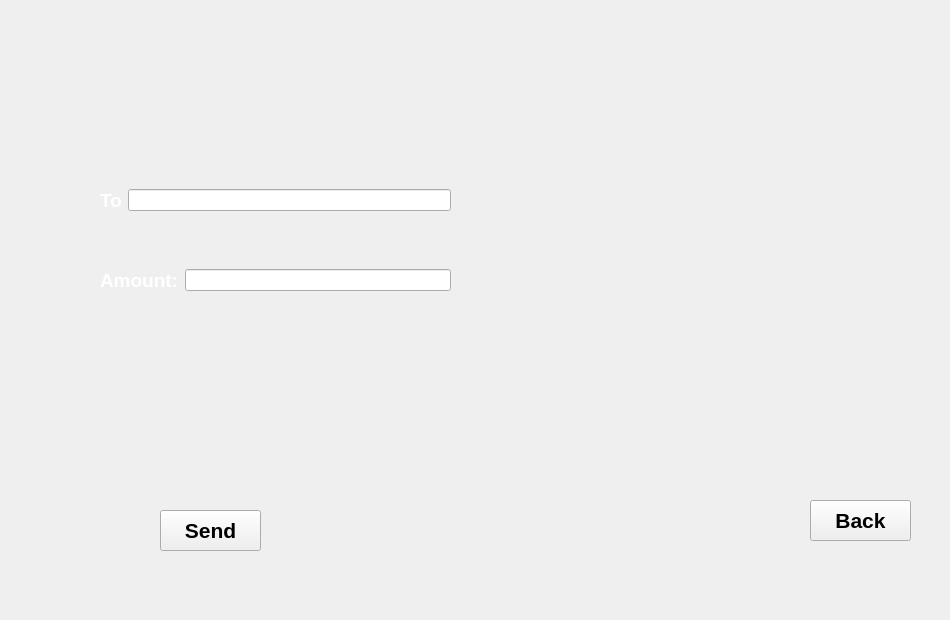
    <widget class="QWidget" name="Send">
     <widget class="QWidget" name="layoutWidget_3">
      <property name="geometry">
       <rect>
        <x>100</x>
        <y>250</y>
        <width>351</width>
        <height>61</height>
       </rect>
      </property>
      <layout class="QHBoxLayout" name="horizontalLayout_3">
       <item>
        <widget class="QLabel" name="label_25">
         <property name="font">
          <font>
           <pointsize>14</pointsize>
           <bold>true</bold>
          </font>
         </property>
         <property name="styleSheet">
          <string notr="true">color: rgb(255, 255, 255);</string>
         </property>
         <property name="text">
          <string>Amount:</string>
         </property>
        </widget>
       </item>
       <item>
        <widget class="QLineEdit" name="lineEdit_address_5">
         <property name="styleSheet">
          <string notr="true">color: rgb(3, 3, 3);</string>
         </property>
        </widget>
       </item>
      </layout>
     </widget>
     <widget class="QPushButton" name="pushButton_11">
      <property name="geometry">
       <rect>
        <x>810</x>
        <y>500</y>
        <width>101</width>
        <height>41</height>
       </rect>
      </property>
      <property name="font">
       <font>
        <pointsize>16</pointsize>
        <bold>true</bold>
       </font>
      </property>
      <property name="text">
       <string>Back</string>
      </property>
     </widget>
     <widget class="QWidget" name="layoutWidget_4">
      <property name="geometry">
       <rect>
        <x>100</x>
        <y>170</y>
        <width>351</width>
        <height>61</height>
       </rect>
      </property>
      <layout class="QHBoxLayout" name="horizontalLayout_4">
       <item>
        <widget class="QLabel" name="label_26">
         <property name="font">
          <font>
           <pointsize>14</pointsize>
           <bold>true</bold>
          </font>
         </property>
         <property name="styleSheet">
          <string notr="true">color: rgb(255, 255, 255);</string>
         </property>
         <property name="text">
          <string>To</string>
         </property>
        </widget>
       </item>
       <item>
        <widget class="QLineEdit" name="lineEdit_address_6">
         <property name="styleSheet">
          <string notr="true">color: rgb(3, 3, 3);</string>
         </property>
        </widget>
       </item>
      </layout>
     </widget>
     <widget class="QLabel" name="label_27">
      <property name="geometry">
       <rect>
        <x>80</x>
        <y>-10</y>
        <width>861</width>
        <height>611</height>
       </rect>
      </property>
      <property name="styleSheet">
       <string notr="true">background-image: url(:/res/image/coins.jpeg);</string>
      </property>
      <property name="text">
       <string/>
      </property>
     </widget>
     <widget class="QPushButton" name="pushButton_13">
      <property name="geometry">
       <rect>
        <x>160</x>
        <y>510</y>
        <width>101</width>
        <height>41</height>
       </rect>
      </property>
      <property name="font">
       <font>
        <pointsize>16</pointsize>
        <bold>true</bold>
       </font>
      </property>
      <property name="text">
       <string>Send</string>
      </property>
     </widget>
     <zorder>label_27</zorder>
     <zorder>layoutWidget_3</zorder>
     <zorder>pushButton_11</zorder>
     <zorder>layoutWidget_4</zorder>
     <zorder>pushButton_13</zorder>
    </widget>
